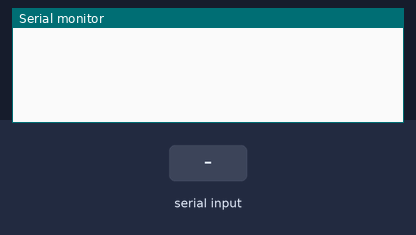
Bench run of a sketch on a simulated Arduino Uno, built with avr-gcc and run on an emulated ATmega328P. Parts: the last lines printed to the serial monitor. The test bench sets the inputs (shaded band).

Above: at 1.2 s.
1.3 s: "1\n" received over Serial
At 2.0 s:
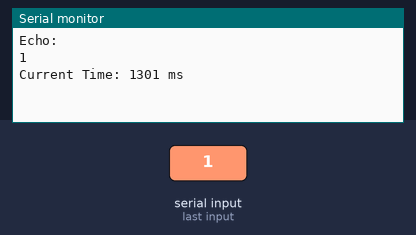
2.8 s: "0\n" received over Serial
At 3.1 s:
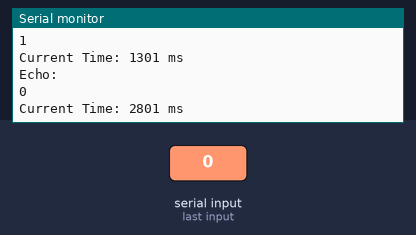
5.8 s: "2\n" received over Serial
At 6.6 s:
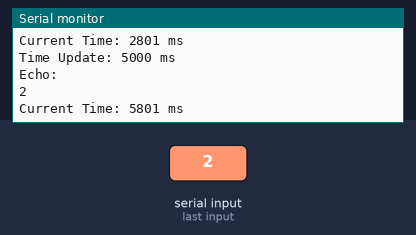

Measured:
- after the input at 1.3 s, the serial monitor: prints a new line at once (image 1)
- after the input at 2.8 s, the serial monitor: prints a new line at once (image 2)
- after the input at 5.8 s, the serial monitor: prints a new line at once (image 3)

The sketch:

Homework4_Task1.1.ino
```cpp
unsigned long last_record=0;
unsigned long current_time=0;

void setup() {
  Serial.begin(9600);
}

void loop() {
  if(Serial.available()>0){
    String input=Serial.readStringUntil('\n');
    input.trim();
    Serial.println("Echo: ");
    Serial.println(input);
    Serial.print("Current Time: ");
    Serial.print(millis());
    Serial.println(" ms");
  }
  current_time=millis();
  if(current_time-last_record>=5000){
    last_record=current_time;
    Serial.print("Time Update: ");
    Serial.print(current_time);
    Serial.println(" ms");
  }
}
```
